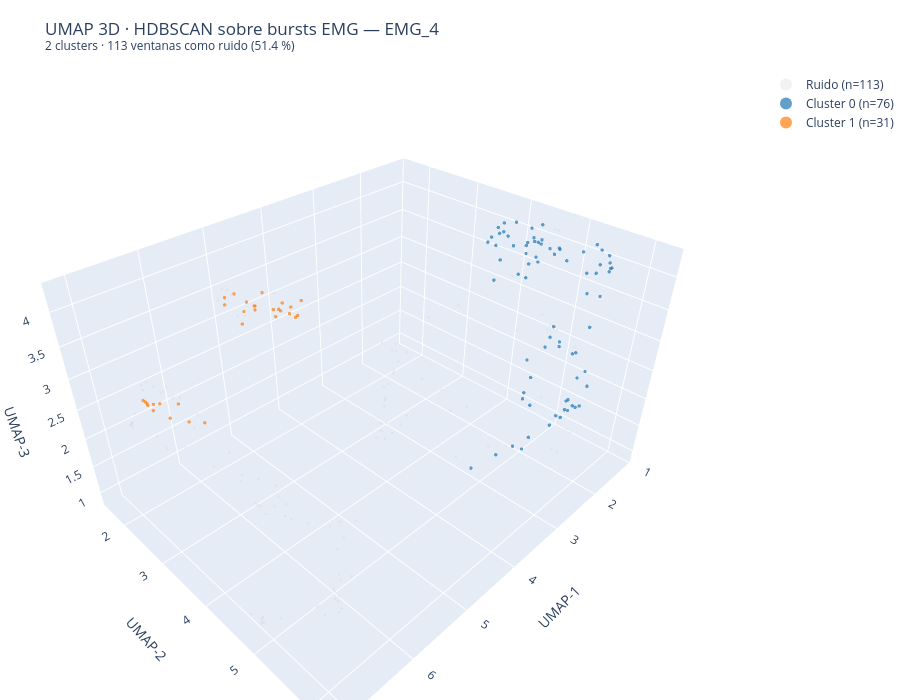

Notebook code cell kept with this figure:
### Code cell
# ── HDBSCAN sobre los bursts (features reducidas) + visualización UMAP ───────
from sklearn.cluster import HDBSCAN

# HDBSCAN se entrena en el espacio de features ESTANDARIZADAS, no en UMAP
# (mismo criterio que con K-Means: UMAP es solo para visualizar)
HDB_MIN_CLUSTER = 30   # tamaño mínimo de cluster — ajustable según densidad
HDB_MIN_SAMPLES = 5    # cuán conservador es: más alto → más puntos como ruido

hdb = HDBSCAN(
    min_cluster_size=HDB_MIN_CLUSTER,
    min_samples=HDB_MIN_SAMPLES,
    metric='euclidean',
)
labels_hdb = hdb.fit_predict(feat_burst_sc)

# ── Resumen ──────────────────────────────────────────────────────────────────
unique_labels = sorted(set(labels_hdb))
n_clusters    = len(unique_labels) - (1 if -1 in unique_labels else 0)
n_noise       = (labels_hdb == -1).sum()

print(f'HDBSCAN sobre {len(feat_burst_sc):,} bursts · {feat_burst_sc.shape[1]} features')
print(f'  min_cluster_size = {HDB_MIN_CLUSTER},  min_samples = {HDB_MIN_SAMPLES}')
print(f'  Clusters         : {n_clusters}')
print(f'  Ruido            : {n_noise:,}  ({n_noise / len(labels_hdb) * 100:.1f} %)')
print()
print(f'{"Cluster":>8} | {"n":>6} | {"RMS_medio":>10} | {"Kurt_medio":>11}')
print('-' * 50)
for cl in unique_labels:
    m   = labels_hdb == cl
    tag = 'Ruido' if cl == -1 else f'C{cl}'
    print(f'{tag:>8} | {m.sum():>6,} | '
          f'{feat_burst[m, 0].mean():>10.4f} | '
          f'{feat_burst[m, 4].mean():>11.2f}')

# ── Paleta: ruido en gris claro, clusters con tab10 ──────────────────────────
def hdb_color(cl):
    if cl == -1:
        return '#cccccc'
    return plt.get_cmap('tab10')(cl % 10)

# ── Visualización 2D (matplotlib) ────────────────────────────────────────────
fig, axes = plt.subplots(1, 2, figsize=(15, 6))

# Panel A: UMAP 2D coloreado por HDBSCAN
ax = axes[0]
for cl in unique_labels:
    m = labels_hdb == cl
    tag = 'Ruido' if cl == -1 else f'C{cl}'
    color = hdb_color(cl)
    color_mpl = color if isinstance(color, str) else color
    ax.scatter(emb_burst[m, 0], emb_burst[m, 1],
               s=4 if cl != -1 else 2,
               alpha=0.65 if cl != -1 else 0.3,
               color=color_mpl,
               label=f'{tag} (n={m.sum():,})',
               rasterized=True)
ax.set_title(f'UMAP 2D · HDBSCAN  ({n_clusters} clusters, {n_noise:,} ruido)', fontsize=10)
ax.set_xlabel('UMAP-1', fontsize=9)
ax.set_ylabel('UMAP-2', fontsize=9)
ax.legend(fontsize=8, markerscale=2, loc='best')
ax.grid(True, alpha=0.25)

# Panel B: línea temporal — cuándo aparece cada cluster
ax = axes[1]
for cl in unique_labels:
    m = labels_hdb == cl
    tag = 'Ruido' if cl == -1 else f'C{cl}'
    color = hdb_color(cl)
    y_pos = cl if cl != -1 else -1
    ax.scatter(time_burst[m], np.full(m.sum(), y_pos),
               s=8, alpha=0.5, color=color,
               label=f'{tag} (n={m.sum():,})')
ax.set_title('Distribución temporal de clusters HDBSCAN', fontsize=10)
ax.set_xlabel('Tiempo (s)', fontsize=9)
ax.set_ylabel('Cluster ID', fontsize=9)
ax.grid(True, alpha=0.25)
ax.legend(fontsize=8, markerscale=1.5, loc='best')

plt.suptitle(f'HDBSCAN sobre bursts EMG — {EMG_CH}  '
             f'(features morfológicas, espacio 7D)', fontsize=11)
plt.tight_layout()
plt.show()

# ── Visualización 3D interactiva (Plotly) ────────────────────────────────────
import plotly.graph_objects as go

fig3d = go.Figure()

cmap_plotly = ['#1f77b4', '#ff7f0e', '#2ca02c', '#d62728',
               '#9467bd', '#8c564b', '#e377c2', '#7f7f7f']

for cl in unique_labels:
    m = labels_hdb == cl
    tag = 'Ruido' if cl == -1 else f'Cluster {cl}'
    color = '#cccccc' if cl == -1 else cmap_plotly[cl % len(cmap_plotly)]

    hover = [
        f'<b>Ventana #{i}</b><br>'
        f't = {time_burst[i]:.2f} s<br>'
        f'{tag}<br>'
        f'RMS: {feat_burst[i, 0]:.4f}  ·  Kurt: {feat_burst[i, 4]:.2f}'
        for i in np.where(m)[0]
    ]

    fig3d.add_trace(go.Scatter3d(
        x=emb_burst_3d[m, 0],
        y=emb_burst_3d[m, 1],
        z=emb_burst_3d[m, 2],
        mode='markers',
        marker=dict(
            size=2 if cl != -1 else 1.5,
            color=color,
            opacity=0.7 if cl != -1 else 0.25,
        ),
        name=f'{tag} (n={m.sum():,})',
        text=hover,
        hoverinfo='text',
    ))

fig3d.update_layout(
    title=f'UMAP 3D · HDBSCAN sobre bursts EMG — {EMG_CH}<br>'
          f'<sup>{n_clusters} clusters · {n_noise:,} ventanas como ruido '
          f'({n_noise / len(labels_hdb) * 100:.1f} %)</sup>',
    scene=dict(
        xaxis_title='UMAP-1',
        yaxis_title='UMAP-2',
        zaxis_title='UMAP-3',
        bgcolor='white',
    ),
    width=900,
    height=700,
    legend=dict(itemsizing='constant'),
    margin=dict(l=0, r=0, t=70, b=0),
)
fig3d.show()

### Figure 1 — Plotly figure (JSON) as saved in the notebook; plotly's stock layout.template omitted (floating-point values rounded to 4 significant figures)
{"data": [{"hoverinfo": "text", "marker": {"color": "#cccccc", "opacity": 0.25, "size": 1.5}, "mode": "markers", "name": "Ruido (n=113)", "text": ["<b>Ventana #4</b><br>t = 3.10 s<br>Ruido<br>RMS: 0.0555  ·  Kurt: 6.68", "<b>Ventana #5</b><br>t = 9.43 s<br>Ruido<br>RMS: 0.1387  ·  Kurt: 11.90", "<b>Ventana #6</b><br>t = 9.44 s<br>Ruido<br>RMS: 0.1499  ·  Kurt: 8.31", "<b>Ventana #7</b><br>t = 9.45 s<br>Ruido<br>RMS: 0.1589  ·  Kurt: 6.83", "<b>Ventana #8</b><br>t = 9.46 s<br>Ruido<br>RMS: 0.1595  ·  Kurt: 7.29", "<b>Ventana #9</b><br>t = 9.46 s<br>Ruido<br>RMS: 0.1597  ·  Kurt: 7.28", "<b>Ventana #11</b><br>t = 14.04 s<br>Ruido<br>RMS: 0.0856  ·  Kurt: 2.53", "<b>Ventana #12</b><br>t = 14.05 s<br>Ruido<br>RMS: 0.1008  ·  Kurt: 0.61", "<b>Ventana #13</b><br>t = 14.06 s<br>Ruido<br>RMS: 0.1067  ·  Kurt: -0.01", "<b>Ventana #16</b><br>t = 24.41 s<br>Ruido<br>RMS: 0.0544  ·  Kurt: -0.93", "<b>Ventana #17</b><br>t = 24.43 s<br>Ruido<br>RMS: 0.0557  ·  Kurt: -0.98", "<b>Ventana #18</b><br>t = 30.32 s<br>Ruido<br>RMS: 0.1301  ·  Kurt: 18.98", "<b>Ventana #19</b><br>t = 30.34 s<br>Ruido<br>RMS: 0.1526  ·  Kurt: 10.39", "<b>Ventana #20</b><br>t = 30.34 s<br>Ruido<br>RMS: 0.1640  ·  Kurt: 8.01", "<b>Ventana #21</b><br>t = 30.36 s<br>Ruido<br>RMS: 0.1674  ·  Kurt: 6.57", "<b>Ventana #22</b><br>t = 30.36 s<br>Ruido<br>RMS: 0.1715  ·  Kurt: 5.31", "<b>Ventana #23</b><br>t = 30.38 s<br>Ruido<br>RMS: 0.1141  ·  Kurt: 0.29", "<b>Ventana #24</b><br>t = 30.39 s<br>Ruido<br>RMS: 0.0834  ·  Kurt: 1.58", "<b>Ventana #26</b><br>t = 42.62 s<br>Ruido<br>RMS: 0.0837  ·  Kurt: 1.49", "<b>Ventana #31</b><br>t = 48.24 s<br>Ruido<br>RMS: 0.0871  ·  Kurt: 0.29", "<b>Ventana #32</b><br>t = 48.26 s<br>Ruido<br>RMS: 0.0961  ·  Kurt: 0.21", "<b>Ventana #33</b><br>t = 48.27 s<br>Ruido<br>RMS: 0.1008  ·  Kurt: -0.47", "<b>Ventana #34</b><br>t = 48.27 s<br>Ruido<br>RMS: 0.1145  ·  Kurt: -0.71", "<b>Ventana #35</b><br>t = 48.28 s<br>Ruido<br>RMS: 0.1183  ·  Kurt: -0.97", "<b>Ventana #36</b><br>t = 48.30 s<br>Ruido<br>RMS: 0.1240  ·  Kurt: -0.44", "<b>Ventana #37</b><br>t = 48.30 s<br>Ruido<br>RMS: 0.1533  ·  Kurt: -0.47", "<b>Ventana #38</b><br>t = 48.31 s<br>Ruido<br>RMS: 0.1551  ·  Kurt: -0.25", "<b>Ventana #39</b><br>t = 48.33 s<br>Ruido<br>RMS: 0.1447  ·  Kurt: 0.30", "<b>Ventana #40</b><br>t = 48.34 s<br>Ruido<br>RMS: 0.1535  ·  Kurt: -0.02", "<b>Ventana #41</b><br>t = 48.34 s<br>Ruido<br>RMS: 0.1674  ·  Kurt: -0.33", "<b>Ventana #42</b><br>t = 48.35 s<br>Ruido<br>RMS: 0.1443  ·  Kurt: -0.74", "<b>Ventana #43</b><br>t = 48.37 s<br>Ruido<br>RMS: 0.1432  ·  Kurt: -0.84", "<b>Ventana #44</b><br>t = 48.38 s<br>Ruido<br>RMS: 0.1438  ·  Kurt: -0.87", "<b>Ventana #45</b><br>t = 48.38 s<br>Ruido<br>RMS: 0.1219  ·  Kurt: 0.81", "<b>Ventana #46</b><br>t = 48.40 s<br>Ruido<br>RMS: 0.0842  ·  Kurt: -0.52", "<b>Ventana #47</b><br>t = 48.41 s<br>Ruido<br>RMS: 0.0679  ·  Kurt: -0.45", "<b>Ventana #48</b><br>t = 48.41 s<br>Ruido<br>RMS: 0.0562  ·  Kurt: -0.30", "<b>Ventana #49</b><br>t = 48.48 s<br>Ruido<br>RMS: 0.0519  ·  Kurt: 0.44", "<b>Ventana #50</b><br>t = 48.67 s<br>Ruido<br>RMS: 0.0856  ·  Kurt: 6.08", "<b>Ventana #51</b><br>t = 48.69 s<br>Ruido<br>RMS: 0.0990  ·  Kurt: 2.78", "<b>Ventana #52</b><br>t = 48.70 s<br>Ruido<br>RMS: 0.0980  ·  Kurt: 2.91", "<b>Ventana #53</b><br>t = 48.70 s<br>Ruido<br>RMS: 0.1006  ·  Kurt: 2.70", "<b>Ventana #54</b><br>t = 48.72 s<br>Ruido<br>RMS: 0.1004  ·  Kurt: 2.78", "<b>Ventana #55</b><br>t = 53.59 s<br>Ruido<br>RMS: 0.0769  ·  Kurt: 11.79", "<b>Ventana #56</b><br>t = 53.60 s<br>Ruido<br>RMS: 0.0794  ·  Kurt: 9.04", "<b>Ventana #57</b><br>t = 53.62 s<br>Ruido<br>RMS: 0.0813  ·  Kurt: 7.33", "<b>Ventana #60</b><br>t = 61.95 s<br>Ruido<br>RMS: 0.0858  ·  Kurt: 0.67", "<b>Ventana #63</b><br>t = 65.77 s<br>Ruido<br>RMS: 0.0936  ·  Kurt: 15.03", "<b>Ventana #64</b><br>t = 65.78 s<br>Ruido<br>RMS: 0.1141  ·  Kurt: 7.45", "<b>Ventana #65</b><br>t = 65.78 s<br>Ruido<br>RMS: 0.1163  ·  Kurt: 6.15", "<b>Ventana #66</b><br>t = 65.80 s<br>Ruido<br>RMS: 0.1193  ·  Kurt: 4.69", "<b>Ventana #67</b><br>t = 65.81 s<br>Ruido<br>RMS: 0.1211  ·  Kurt: 4.23", "<b>Ventana #79</b><br>t = 87.56 s<br>Ruido<br>RMS: 0.0614  ·  Kurt: 5.45", "<b>Ventana #80</b><br>t = 87.58 s<br>Ruido<br>RMS: 0.0614  ·  Kurt: 6.82", "<b>Ventana #82</b><br>t = 110.31 s<br>Ruido<br>RMS: 0.0872  ·  Kurt: 8.24", "<b>Ventana #83</b><br>t = 110.33 s<br>Ruido<br>RMS: 0.1075  ·  Kurt: 3.69", "<b>Ventana #84</b><br>t = 110.33 s<br>Ruido<br>RMS: 0.1103  ·  Kurt: 2.55", "<b>Ventana #85</b><br>t = 110.34 s<br>Ruido<br>RMS: 0.1175  ·  Kurt: 1.40", "<b>Ventana #86</b><br>t = 110.36 s<br>Ruido<br>RMS: 0.1181  ·  Kurt: 1.28", "<b>Ventana #87</b><br>t = 110.36 s<br>Ruido<br>RMS: 0.1192  ·  Kurt: 2.86", "<b>Ventana #88</b><br>t = 110.38 s<br>Ruido<br>RMS: 0.1165  ·  Kurt: 3.34", "<b>Ventana #89</b><br>t = 110.39 s<br>Ruido<br>RMS: 0.1196  ·  Kurt: 3.25", "<b>Ventana #90</b><br>t = 110.39 s<br>Ruido<br>RMS: 0.1147  ·  Kurt: 3.94", "<b>Ventana #91</b><br>t = 110.41 s<br>Ruido<br>RMS: 0.1160  ·  Kurt: 3.53", "<b>Ventana #107</b><br>t = 125.31 s<br>Ruido<br>RMS: 0.1200  ·  Kurt: -0.31", "<b>Ventana #110</b><br>t = 125.34 s<br>Ruido<br>RMS: 0.0889  ·  Kurt: 0.72", "<b>Ventana #111</b><br>t = 125.36 s<br>Ruido<br>RMS: 0.0871  ·  Kurt: 0.47", "<b>Ventana #116</b><br>t = 134.47 s<br>Ruido<br>RMS: 0.0581  ·  Kurt: -0.37", "<b>Ventana #118</b><br>t = 135.81 s<br>Ruido<br>RMS: 0.0559  ·  Kurt: 3.47", "<b>Ventana #120</b><br>t = 144.84 s<br>Ruido<br>RMS: 0.0651  ·  Kurt: 5.05", "<b>Ventana #127</b><br>t = 152.93 s<br>Ruido<br>RMS: 0.0603  ·  Kurt: -0.13", "<b>Ventana #128</b><br>t = 152.94 s<br>Ruido<br>RMS: 0.0644  ·  Kurt: -0.28", "<b>Ventana #134</b><br>t = 179.94 s<br>Ruido<br>RMS: 0.0660  ·  Kurt: 0.93", "<b>Ventana #135</b><br>t = 179.94 s<br>Ruido<br>RMS: 0.0661  ·  Kurt: 0.43", "<b>Ventana #136</b><br>t = 183.88 s<br>Ruido<br>RMS: 0.0850  ·  Kurt: 1.02", "<b>Ventana #137</b><br>t = 183.90 s<br>Ruido<br>RMS: 0.0858  ·  Kurt: 1.00", "<b>Ventana #138</b><br>t = 183.91 s<br>Ruido<br>RMS: 0.0857  ·  Kurt: 0.96", "<b>Ventana #139</b><br>t = 183.91 s<br>Ruido<br>RMS: 0.0789  ·  Kurt: 2.06", "<b>Ventana #143</b><br>t = 184.00 s<br>Ruido<br>RMS: 0.0788  ·  Kurt: -0.42", "<b>Ventana #147</b><br>t = 190.19 s<br>Ruido<br>RMS: 0.0643  ·  Kurt: 2.04", "<b>Ventana #148</b><br>t = 190.21 s<br>Ruido<br>RMS: 0.0677  ·  Kurt: 1.30", "<b>Ventana #149</b><br>t = 190.22 s<br>Ruido<br>RMS: 0.0709  ·  Kurt: 0.91", "<b>Ventana #150</b><br>t = 190.22 s<br>Ruido<br>RMS: 0.0656  ·  Kurt: 0.75", "<b>Ventana #151</b><br>t = 191.18 s<br>Ruido<br>RMS: 0.0737  ·  Kurt: 8.64", "<b>Ventana #152</b><br>t = 191.19 s<br>Ruido<br>RMS: 0.0744  ·  Kurt: 8.36", "<b>Ventana #156</b><br>t = 191.22 s<br>Ruido<br>RMS: 0.1000  ·  Kurt: 4.42", "<b>Ventana #157</b><br>t = 191.24 s<br>Ruido<br>RMS: 0.1137  ·  Kurt: 2.34", "<b>Ventana #158</b><br>t = 191.25 s<br>Ruido<br>RMS: 0.1060  ·  Kurt: 3.46", "<b>Ventana #159</b><br>t = 191.25 s<br>Ruido<br>RMS: 0.1063  ·  Kurt: 3.57", "<b>Ventana #165</b><br>t = 208.03 s<br>Ruido<br>RMS: 0.0884  ·  Kurt: 23.20", "<b>Ventana #166</b><br>t = 208.04 s<br>Ruido<br>RMS: 0.0992  ·  Kurt: 17.23", "<b>Ventana #167</b><br>t = 208.06 s<br>Ruido<br>RMS: 0.1001  ·  Kurt: 17.24", "<b>Ventana #168</b><br>t = 208.06 s<br>Ruido<br>RMS: 0.1004  ·  Kurt: 16.36", "<b>Ventana #169</b><br>t = 208.07 s<br>Ruido<br>RMS: 0.1056  ·  Kurt: 10.59", "<b>Ventana #170</b><br>t = 217.53 s<br>Ruido<br>RMS: 0.0808  ·  Kurt: 10.09", "<b>Ventana #174</b><br>t = 217.56 s<br>Ruido<br>RMS: 0.1135  ·  Kurt: 0.51", "<b>Ventana #175</b><br>t = 217.57 s<br>Ruido<br>RMS: 0.1733  ·  Kurt: 0.50", "<b>Ventana #176</b><br>t = 217.59 s<br>Ruido<br>RMS: 0.1948  ·  Kurt: 0.33", "<b>Ventana #177</b><br>t = 217.59 s<br>Ruido<br>RMS: 0.2319  ·  Kurt: -0.57", "<b>Ventana #178</b><br>t = 217.60 s<br>Ruido<br>RMS: 0.2314  ·  Kurt: -0.54", "<b>Ventana #179</b><br>t = 217.62 s<br>Ruido<br>RMS: 0.2149  ·  Kurt: 0.27", "<b>Ventana #180</b><br>t = 217.62 s<br>Ruido<br>RMS: 0.1647  ·  Kurt: -0.11", "<b>Ventana #181</b><br>t = 217.63 s<br>Ruido<br>RMS: 0.1328  ·  Kurt: 2.63", "<b>Ventana #182</b><br>t = 248.53 s<br>Ruido<br>RMS: 0.0786  ·  Kurt: 9.72", "<b>Ventana #183</b><br>t = 248.53 s<br>Ruido<br>RMS: 0.0869  ·  Kurt: 8.17", "<b>Ventana #184</b><br>t = 248.54 s<br>Ruido<br>RMS: 0.0900  ·  Kurt: 5.60", "<b>Ventana #185</b><br>t = 248.56 s<br>Ruido<br>RMS: 0.0942  ·  Kurt: 3.28", "<b>Ventana #191</b><br>t = 255.29 s<br>Ruido<br>RMS: 0.0535  ·  Kurt: 3.64", "<b>Ventana #192</b><br>t = 255.31 s<br>Ruido<br>RMS: 0.0545  ·  Kurt: 2.82", "<b>Ventana #198</b><br>t = 261.51 s<br>Ruido<br>RMS: 0.0525  ·  Kurt: 2.66", "<b>Ventana #210</b><br>t = 288.93 s<br>Ruido<br>RMS: 0.0998  ·  Kurt: 1.73", "<b>Ventana #218</b><br>t = 289.00 s<br>Ruido<br>RMS: 0.0942  ·  Kurt: -1.30", "<b>Ventana #219</b><br>t = 289.01 s<br>Ruido<br>RMS: 0.0819  ·  Kurt: -0.83"], "type": "scatter3d", "x": [5.096, 6.932, 7.11, 7.008, 7.021, 7.041, 3.731, 3.696, 3.58, 1.405, 1.429, 7.099, 7.065, 7.048, 7.018, 6.846, 2.794, 2.307, 2.554, 4.206, 4.357, 4.003, 5.482, 5.713, 5.834, 6.088, 6.16, 6.133, 6.166, 6.152, 6.104, 5.859, 5.99, 5.997, 3.619, 3.752, 3.82, 3.784, 4.614, 4.494, 4.554, 4.631, 4.72, 6.635, 6.539, 6.511, 1.611, 6.985, 6.787, 6.604, 6.412, 6.379, 5.095, 5.209, 6.65, 6.241, 6.212, 5.788, 5.647, 6.146, 6.104, 6.19, 6.449, 6.453, 3.086, 1.346, 1.292, 3.713, 4.957, 5.062, 4.093, 4.171, 2.907, 3.196, 4.318, 4.244, 4.26, 4.562, 1.433, 3.942, 3.977, 3.836, 3.685, 6.942, 6.942, 6.648, 6.164, 6.438, 6.486, 7.075, 7.073, 7.038, 7.108, 7.002, 6.933, 6.167, 5.965, 6.221, 6.428, 6.404, 6.394, 3.122, 2.818, 6.745, 6.694, 6.504, 6.438, 4.866, 4.915, 4.454, 3.526, 2.422, 1.319], "y": [2.298, 3.057, 4.761, 4.839, 4.875, 4.853, 4.377, 4.878, 5.473, 4.769, 4.727, 2.578, 4.871, 4.875, 4.852, 4.979, 6.148, 5.246, 5.037, 4.556, 4.581, 5.268, 4.886, 4.902, 4.905, 5.2, 5.257, 5.168, 5.213, 5.313, 5.111, 5.186, 5.126, 4.553, 4.645, 3.914, 3.702, 3.868, 4.481, 4.451, 4.616, 4.566, 4.49, 2.56, 2.553, 2.811, 5.434, 2.468, 3.255, 3.537, 4.099, 4.208, 2.335, 2.336, 2.891, 3.934, 4.175, 4.727, 4.768, 4.415, 4.278, 4.348, 4.114, 4.222, 6.14, 4.795, 4.798, 3.866, 1.861, 1.662, 4.096, 4.088, 4.275, 4.0, 4.24, 4.189, 4.198, 4.419, 4.118, 4.054, 4.076, 4.037, 4.047, 2.887, 2.733, 3.295, 4.212, 3.888, 3.926, 2.528, 2.522, 2.48, 2.552, 3.014, 2.731, 4.188, 5.071, 5.334, 5.165, 5.164, 5.268, 6.239, 6.225, 2.637, 2.762, 3.16, 3.669, 1.617, 1.561, 2.173, 5.027, 5.488, 4.945], "z": [3.474, 2.603, 1.127, 1.059, 0.9955, 1.036, 2.717, 2.416, 2.083, 4.286, 4.295, 2.759, 1.012, 1.017, 1.048, 1.005, 2.309, 3.5, 3.267, 2.439, 2.38, 2.029, 1.623, 1.495, 1.38, 0.9538, 0.9648, 1.041, 0.9799, 0.8664, 1.025, 1.121, 1.114, 1.701, 2.61, 2.964, 3.042, 2.975, 2.368, 2.414, 2.373, 2.294, 2.321, 3.042, 3.08, 3.031, 2.741, 2.843, 2.641, 2.396, 1.999, 1.894, 3.429, 3.477, 3.131, 2.202, 1.881, 1.625, 1.633, 1.783, 1.922, 1.826, 2.07, 2.095, 2.129, 2.665, 2.698, 3.039, 3.519, 3.392, 2.675, 2.658, 3.493, 3.307, 2.485, 2.558, 2.534, 2.431, 3.35, 2.796, 2.785, 2.891, 2.979, 3.518, 3.394, 2.897, 2.047, 2.374, 2.322, 2.764, 2.773, 2.745, 2.781, 2.803, 3.316, 2.217, 1.151, 0.8723, 1.009, 1.015, 0.9139, 2.161, 2.305, 3.23, 3.19, 2.95, 2.599, 3.469, 3.481, 3.472, 2.475, 2.304, 2.711]}, {"hoverinfo": "text", "marker": {"color": "#1f77b4", "opacity": 0.7, "size": 2}, "mode": "markers", "name": "Cluster 0 (n=76)", "text": ["<b>Ventana #0</b><br>t = 2.42 s<br>Cluster 0<br>RMS: 0.0643  ·  Kurt: 1.94", "<b>Ventana #1</b><br>t = 2.44 s<br>Cluster 0<br>RMS: 0.0696  ·  Kurt: 0.89", "<b>Ventana #2</b><br>t = 2.44 s<br>Cluster 0<br>RMS: 0.0680  ·  Kurt: 1.17", "<b>Ventana #3</b><br>t = 2.46 s<br>Cluster 0<br>RMS: 0.0648  ·  Kurt: 2.49", "<b>Ventana #10</b><br>t = 9.47 s<br>Cluster 0<br>RMS: 0.0860  ·  Kurt: -0.20", "<b>Ventana #14</b><br>t = 14.07 s<br>Cluster 0<br>RMS: 0.1074  ·  Kurt: -0.09", "<b>Ventana #15</b><br>t = 14.09 s<br>Cluster 0<br>RMS: 0.0849  ·  Kurt: -0.49", "<b>Ventana #25</b><br>t = 42.62 s<br>Cluster 0<br>RMS: 0.0769  ·  Kurt: 2.90", "<b>Ventana #27</b><br>t = 42.63 s<br>Cluster 0<br>RMS: 0.0875  ·  Kurt: 0.75", "<b>Ventana #28</b><br>t = 42.65 s<br>Cluster 0<br>RMS: 0.0900  ·  Kurt: 0.57", "<b>Ventana #29</b><br>t = 42.66 s<br>Cluster 0<br>RMS: 0.0650  ·  Kurt: -0.54", "<b>Ventana #59</b><br>t = 61.94 s<br>Cluster 0<br>RMS: 0.0832  ·  Kurt: 0.76", "<b>Ventana #61</b><br>t = 61.95 s<br>Cluster 0<br>RMS: 0.0846  ·  Kurt: 1.18", "<b>Ventana #62</b><br>t = 61.97 s<br>Cluster 0<br>RMS: 0.0849  ·  Kurt: 1.05", "<b>Ventana #68</b><br>t = 65.81 s<br>Cluster 0<br>RMS: 0.0870  ·  Kurt: -0.83", "<b>Ventana #69</b><br>t = 65.83 s<br>Cluster 0<br>RMS: 0.0648  ·  Kurt: -0.86", "<b>Ventana #70</b><br>t = 65.83 s<br>Cluster 0<br>RMS: 0.0678  ·  Kurt: -0.58", "<b>Ventana #71</b><br>t = 65.84 s<br>Cluster 0<br>RMS: 0.0643  ·  Kurt: -0.49", "<b>Ventana #72</b><br>t = 65.86 s<br>Cluster 0<br>RMS: 0.0617  ·  Kurt: 0.36", "<b>Ventana #73</b><br>t = 73.50 s<br>Cluster 0<br>RMS: 0.0541  ·  Kurt: -0.70", "<b>Ventana #74</b><br>t = 73.52 s<br>Cluster 0<br>RMS: 0.0537  ·  Kurt: -0.66", "<b>Ventana #75</b><br>t = 74.34 s<br>Cluster 0<br>RMS: 0.0764  ·  Kurt: -1.08", "<b>Ventana #76</b><br>t = 74.36 s<br>Cluster 0<br>RMS: 0.0702  ·  Kurt: -0.82", "<b>Ventana #77</b><br>t = 74.36 s<br>Cluster 0<br>RMS: 0.0640  ·  Kurt: -0.71", "<b>Ventana #78</b><br>t = 74.38 s<br>Cluster 0<br>RMS: 0.0618  ·  Kurt: -0.46", "<b>Ventana #92</b><br>t = 110.42 s<br>Cluster 0<br>RMS: 0.0796  ·  Kurt: 0.05", "<b>Ventana #93</b><br>t = 110.44 s<br>Cluster 0<br>RMS: 0.0968  ·  Kurt: 0.54", "<b>Ventana #94</b><br>t = 110.45 s<br>Cluster 0<br>RMS: 0.0966  ·  Kurt: 0.22", "<b>Ventana #95</b><br>t = 110.47 s<br>Cluster 0<br>RMS: 0.0969  ·  Kurt: 0.19", "<b>Ventana #96</b><br>t = 110.47 s<br>Cluster 0<br>RMS: 0.0986  ·  Kurt: 0.02", "<b>Ventana #97</b><br>t = 110.48 s<br>Cluster 0<br>RMS: 0.0738  ·  Kurt: 0.48", "<b>Ventana #98</b><br>t = 118.00 s<br>Cluster 0<br>RMS: 0.0960  ·  Kurt: 1.92", "<b>Ventana #99</b><br>t = 118.02 s<br>Cluster 0<br>RMS: 0.0993  ·  Kurt: 0.92", "<b>Ventana #100</b><br>t = 118.03 s<br>Cluster 0<br>RMS: 0.0993  ·  Kurt: 0.95", "<b>Ventana #101</b><br>t = 118.03 s<br>Cluster 0<br>RMS: 0.0993  ·  Kurt: 0.67", "<b>Ventana #102</b><br>t = 118.05 s<br>Cluster 0<br>RMS: 0.0776  ·  Kurt: 0.78", "<b>Ventana #103</b><br>t = 125.28 s<br>Cluster 0<br>RMS: 0.0954  ·  Kurt: 1.35", "<b>Ventana #104</b><br>t = 125.28 s<br>Cluster 0<br>RMS: 0.1065  ·  Kurt: 0.38", "<b>Ventana #105</b><br>t = 125.30 s<br>Cluster 0<br>RMS: 0.1077  ·  Kurt: 0.49", "<b>Ventana #106</b><br>t = 125.31 s<br>Cluster 0<br>RMS: 0.1095  ·  Kurt: 0.13", "<b>Ventana #108</b><br>t = 125.33 s<br>Cluster 0<br>RMS: 0.1011  ·  Kurt: 0.44", "<b>Ventana #109</b><br>t = 125.33 s<br>Cluster 0<br>RMS: 0.0899  ·  Kurt: 0.16", "<b>Ventana #122</b><br>t = 145.06 s<br>Cluster 0<br>RMS: 0.0705  ·  Kurt: 0.61", "<b>Ventana #123</b><br>t = 145.07 s<br>Cluster 0<br>RMS: 0.0819  ·  Kurt: -0.04", "<b>Ventana #124</b><br>t = 145.09 s<br>Cluster 0<br>RMS: 0.0833  ·  Kurt: -0.37", "<b>Ventana #125</b><br>t = 145.09 s<br>Cluster 0<br>RMS: 0.0836  ·  Kurt: -0.41", "<b>Ventana #126</b><br>t = 145.10 s<br>Cluster 0<br>RMS: 0.0696  ·  Kurt: 0.04", "<b>Ventana #133</b><br>t = 179.93 s<br>Cluster 0<br>RMS: 0.0641  ·  Kurt: 1.60", "<b>Ventana #140</b><br>t = 183.97 s<br>Cluster 0<br>RMS: 0.0617  ·  Kurt: -1.02", "<b>Ventana #141</b><br>t = 183.99 s<br>Cluster 0<br>RMS: 0.0630  ·  Kurt: -0.94", "<b>Ventana #142</b><br>t = 184.00 s<br>Cluster 0<br>RMS: 0.0640  ·  Kurt: -0.59", "<b>Ventana #144</b><br>t = 184.01 s<br>Cluster 0<br>RMS: 0.0743  ·  Kurt: -0.93", "<b>Ventana #145</b><br>t = 184.03 s<br>Cluster 0<br>RMS: 0.0715  ·  Kurt: -0.70", "<b>Ventana #146</b><br>t = 184.03 s<br>Cluster 0<br>RMS: 0.0748  ·  Kurt: -0.38", "<b>Ventana #161</b><br>t = 191.28 s<br>Cluster 0<br>RMS: 0.0687  ·  Kurt: 0.09", "<b>Ventana #186</b><br>t = 248.56 s<br>Cluster 0<br>RMS: 0.0772  ·  Kurt: -0.90", "<b>Ventana #187</b><br>t = 248.59 s<br>Cluster 0<br>RMS: 0.0770  ·  Kurt: -0.11", "<b>Ventana #188</b><br>t = 248.60 s<br>Cluster 0<br>RMS: 0.0727  ·  Kurt: 0.27", "<b>Ventana #189</b><br>t = 248.62 s<br>Cluster 0<br>RMS: 0.0722  ·  Kurt: 0.37", "<b>Ventana #190</b><br>t = 248.62 s<br>Cluster 0<br>RMS: 0.0767  ·  Kurt: 0.08", "<b>Ventana #201</b><br>t = 261.58 s<br>Cluster 0<br>RMS: 0.0807  ·  Kurt: -0.60", "<b>Ventana #202</b><br>t = 261.60 s<br>Cluster 0<br>RMS: 0.0830  ·  Kurt: -1.06", "<b>Ventana #203</b><br>t = 261.61 s<br>Cluster 0<br>RMS: 0.0797  ·  Kurt: -0.97", "<b>Ventana #204</b><br>t = 261.62 s<br>Cluster 0<br>RMS: 0.0746  ·  Kurt: -0.76", "<b>Ventana #205</b><br>t = 261.62 s<br>Cluster 0<br>RMS: 0.0716  ·  Kurt: -0.30", "<b>Ventana #206</b><br>t = 276.93 s<br>Cluster 0<br>RMS: 0.0647  ·  Kurt: 0.63", "<b>Ventana #207</b><br>t = 276.94 s<br>Cluster 0<br>RMS: 0.0668  ·  Kurt: 0.25", "<b>Ventana #208</b><br>t = 276.94 s<br>Cluster 0<br>RMS: 0.0686  ·  Kurt: -0.05", "<b>Ventana #209</b><br>t = 276.95 s<br>Cluster 0<br>RMS: 0.0744  ·  Kurt: -0.62", "<b>Ventana #211</b><br>t = 288.94 s<br>Cluster 0<br>RMS: 0.1055  ·  Kurt: 0.98", "<b>Ventana #212</b><br>t = 288.94 s<br>Cluster 0<br>RMS: 0.1077  ·  Kurt: 0.59", "<b>Ventana #213</b><br>t = 288.95 s<br>Cluster 0<br>RMS: 0.1094  ·  Kurt: 0.71", "<b>Ventana #214</b><br>t = 288.96 s<br>Cluster 0<br>RMS: 0.0932  ·  Kurt: -0.22", "<b>Ventana #215</b><br>t = 288.98 s<br>Cluster 0<br>RMS: 0.0880  ·  Kurt: -0.54", "<b>Ventana #216</b><br>t = 288.99 s<br>Cluster 0<br>RMS: 0.0914  ·  Kurt: -0.97", "<b>Ventana #217</b><br>t = 289.00 s<br>Cluster 0<br>RMS: 0.0952  ·  Kurt: -1.26"], "type": "scatter3d", "x": [2.158, 1.84, 2.063, 2.069, 1.611, 3.565, 2.35, 2.29, 2.612, 2.245, 1.654, 1.756, 1.541, 1.596, 1.738, 1.555, 1.484, 1.482, 1.363, 1.571, 1.346, 1.402, 1.254, 1.337, 1.326, 1.451, 2.412, 2.365, 2.402, 2.431, 1.847, 1.974, 2.305, 2.526, 2.457, 1.663, 1.95, 2.558, 2.727, 3.077, 2.51, 1.445, 2.05, 1.784, 1.815, 1.897, 1.453, 2.491, 1.557, 1.683, 1.554, 1.477, 1.465, 1.182, 1.51, 1.648, 1.646, 1.655, 1.679, 1.539, 1.493, 1.529, 1.575, 1.459, 1.438, 1.282, 1.178, 1.231, 1.392, 3.309, 3.259, 3.931, 2.8, 2.595, 2.717, 2.666], "y": [4.836, 5.017, 4.712, 4.919, 5.735, 5.6, 5.385, 4.777, 5.292, 6.049, 4.453, 5.541, 5.139, 5.177, 5.736, 4.618, 4.569, 4.107, 3.822, 3.869, 4.468, 4.925, 4.177, 3.895, 3.802, 5.616, 6.076, 5.872, 5.969, 6.031, 5.094, 5.744, 5.814, 5.93, 5.941, 5.345, 5.832, 5.904, 5.853, 5.765, 5.807, 4.917, 4.867, 5.564, 5.711, 5.568, 4.704, 4.531, 3.892, 3.787, 3.752, 3.895, 3.782, 4.247, 4.536, 5.573, 5.436, 5.11, 4.984, 5.552, 5.664, 5.705, 5.745, 5.5, 5.405, 3.978, 4.19, 4.299, 4.327, 5.681, 5.793, 5.48, 5.422, 5.377, 5.376, 5.469], "z": [4.056, 4.152, 4.136, 4.083, 4.064, 1.999, 3.062, 3.928, 2.929, 2.687, 4.081, 2.77, 2.679, 2.639, 3.745, 4.143, 4.04, 3.862, 4.095, 4.102, 4.258, 2.792, 3.812, 3.901, 3.939, 4.202, 2.455, 2.429, 2.398, 2.417, 4.252, 2.54, 2.347, 2.374, 2.33, 4.237, 2.681, 2.244, 2.175, 2.11, 2.197, 2.621, 4.131, 3.74, 3.287, 2.828, 4.004, 3.822, 4.011, 3.88, 3.908, 3.558, 3.755, 3.937, 4.063, 3.997, 3.948, 4.024, 4.178, 4.077, 4.127, 4.073, 4.111, 4.248, 4.288, 4.13, 4.07, 3.91, 3.385, 2.043, 2.031, 1.913, 2.438, 2.672, 2.475, 2.278]}, {"hoverinfo": "text", "marker": {"color": "#ff7f0e", "opacity": 0.7, "size": 2}, "mode": "markers", "name": "Cluster 1 (n=31)", "text": ["<b>Ventana #30</b><br>t = 48.23 s<br>Cluster 1<br>RMS: 0.0704  ·  Kurt: 1.03", "<b>Ventana #58</b><br>t = 53.62 s<br>Cluster 1<br>RMS: 0.0833  ·  Kurt: 6.53", "<b>Ventana #81</b><br>t = 87.58 s<br>Cluster 1<br>RMS: 0.0650  ·  Kurt: 3.57", "<b>Ventana #112</b><br>t = 125.50 s<br>Cluster 1<br>RMS: 0.0923  ·  Kurt: 8.11", "<b>Ventana #113</b><br>t = 125.50 s<br>Cluster 1<br>RMS: 0.0936  ·  Kurt: 8.94", "<b>Ventana #114</b><br>t = 125.52 s<br>Cluster 1<br>RMS: 0.0941  ·  Kurt: 8.13", "<b>Ventana #115</b><br>t = 125.53 s<br>Cluster 1<br>RMS: 0.0962  ·  Kurt: 6.33", "<b>Ventana #117</b><br>t = 135.79 s<br>Cluster 1<br>RMS: 0.0571  ·  Kurt: 3.22", "<b>Ventana #119</b><br>t = 144.84 s<br>Cluster 1<br>RMS: 0.0647  ·  Kurt: 4.06", "<b>Ventana #121</b><br>t = 144.85 s<br>Cluster 1<br>RMS: 0.0670  ·  Kurt: 3.18", "<b>Ventana #129</b><br>t = 160.16 s<br>Cluster 1<br>RMS: 0.0672  ·  Kurt: 2.48", "<b>Ventana #130</b><br>t = 160.16 s<br>Cluster 1<br>RMS: 0.0675  ·  Kurt: 2.26", "<b>Ventana #131</b><br>t = 160.18 s<br>Cluster 1<br>RMS: 0.0674  ·  Kurt: 2.31", "<b>Ventana #132</b><br>t = 179.88 s<br>Cluster 1<br>RMS: 0.0547  ·  Kurt: 2.53", "<b>Ventana #153</b><br>t = 191.19 s<br>Cluster 1<br>RMS: 0.0867  ·  Kurt: 4.60", "<b>Ventana #154</b><br>t = 191.21 s<br>Cluster 1<br>RMS: 0.0733  ·  Kurt: 4.58", "<b>Ventana #155</b><br>t = 191.22 s<br>Cluster 1<br>RMS: 0.0917  ·  Kurt: 4.07", "<b>Ventana #160</b><br>t = 191.26 s<br>Cluster 1<br>RMS: 0.0855  ·  Kurt: 6.75", "<b>Ventana #162</b><br>t = 200.32 s<br>Cluster 1<br>RMS: 0.0579  ·  Kurt: 1.66", "<b>Ventana #163</b><br>t = 200.34 s<br>Cluster 1<br>RMS: 0.0606  ·  Kurt: 1.03", "<b>Ventana #164</b><br>t = 200.34 s<br>Cluster 1<br>RMS: 0.0633  ·  Kurt: 1.35", "<b>Ventana #171</b><br>t = 217.53 s<br>Cluster 1<br>RMS: 0.0915  ·  Kurt: 7.73", "<b>Ventana #172</b><br>t = 217.54 s<br>Cluster 1<br>RMS: 0.0921  ·  Kurt: 7.68", "<b>Ventana #173</b><br>t = 217.56 s<br>Cluster 1<br>RMS: 0.0938  ·  Kurt: 5.84", "<b>Ventana #193</b><br>t = 255.31 s<br>Cluster 1<br>RMS: 0.0701  ·  Kurt: 2.31", "<b>Ventana #194</b><br>t = 255.32 s<br>Cluster 1<br>RMS: 0.0633  ·  Kurt: 2.96", "<b>Ventana #195</b><br>t = 255.34 s<br>Cluster 1<br>RMS: 0.0628  ·  Kurt: 2.79", "<b>Ventana #196</b><br>t = 255.34 s<br>Cluster 1<br>RMS: 0.0623  ·  Kurt: 2.97", "<b>Ventana #197</b><br>t = 255.35 s<br>Cluster 1<br>RMS: 0.0619  ·  Kurt: 3.23", "<b>Ventana #199</b><br>t = 261.52 s<br>Cluster 1<br>RMS: 0.0614  ·  Kurt: 1.11", "<b>Ventana #200</b><br>t = 261.54 s<br>Cluster 1<br>RMS: 0.0640  ·  Kurt: 1.42"], "type": "scatter3d", "x": [4.448, 6.645, 4.785, 6.957, 7.029, 7.088, 7.053, 4.909, 4.977, 5.0, 4.762, 4.664, 4.768, 4.587, 6.693, 5.025, 6.547, 6.947, 4.479, 4.479, 4.447, 7.076, 7.06, 6.945, 4.782, 4.668, 4.616, 4.605, 4.631, 4.178, 4.416], "y": [2.615, 2.998, 2.138, 2.991, 2.945, 3.024, 3.159, 1.847, 1.698, 1.711, 2.113, 2.444, 1.923, 2.068, 3.278, 2.14, 3.384, 3.136, 2.564, 2.525, 2.665, 3.084, 3.06, 3.323, 1.856, 1.963, 2.34, 2.49, 2.484, 2.43, 2.293], "z": [3.254, 3.097, 3.319, 3.251, 3.301, 3.394, 3.3, 3.509, 3.417, 3.313, 3.362, 3.284, 3.351, 3.491, 3.001, 3.189, 2.966, 3.333, 3.412, 3.289, 3.305, 3.375, 3.328, 3.22, 3.177, 3.265, 3.337, 3.372, 3.404, 3.345, 3.345]}], "layout": {"height": 700, "legend": {"itemsizing": "constant"}, "margin": {"b": 0, "l": 0, "r": 0, "t": 70}, "scene": {"bgcolor": "white", "xaxis": {"title": {"text": "UMAP-1"}}, "yaxis": {"title": {"text": "UMAP-2"}}, "zaxis": {"title": {"text": "UMAP-3"}}}, "title": {"text": "UMAP 3D · HDBSCAN sobre bursts EMG — EMG_4<br><sup>2 clusters · 113 ventanas como ruido (51.4 %)</sup>"}, "width": 900}}
